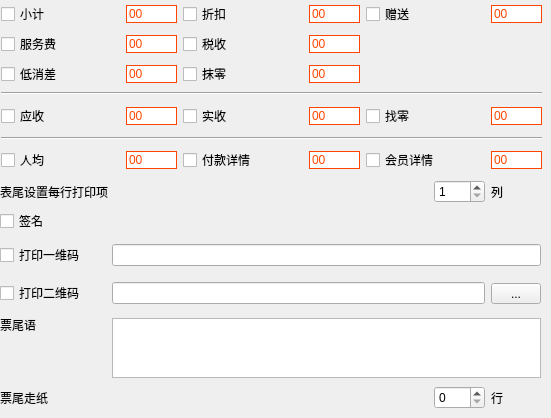
            <widget class="QWidget" name="page_3">
             <widget class="QWidget" name="layoutWidget_5">
              <property name="geometry">
               <rect>
                <x>0</x>
                <y>180</y>
                <width>541</width>
                <height>229</height>
               </rect>
              </property>
              <layout class="QGridLayout" name="gridLayout_21">
               <item row="2" column="1" rowspan="2" colspan="5">
                <widget class="QLineEdit" name="bp_fmt_end_bc">
                 <property name="styleSheet">
                  <string notr="true"/>
                 </property>
                </widget>
               </item>
               <item row="6" column="1" rowspan="4" colspan="5">
                <widget class="QTextEdit" name="bp_fmt_end_desc">
                 <property name="minimumSize">
                  <size>
                   <width>0</width>
                   <height>60</height>
                  </size>
                 </property>
                 <property name="maximumSize">
                  <size>
                   <width>16777215</width>
                   <height>60</height>
                  </size>
                 </property>
                </widget>
               </item>
               <item row="0" column="5">
                <widget class="QLabel" name="label_4">
                 <property name="text">
                  <string>列</string>
                 </property>
                </widget>
               </item>
               <item row="0" column="4">
                <widget class="QSpinBox" name="bp_fmt_offcols">
                 <property name="minimumSize">
                  <size>
                   <width>51</width>
                   <height>0</height>
                  </size>
                 </property>
                 <property name="maximumSize">
                  <size>
                   <width>51</width>
                   <height>16777215</height>
                  </size>
                 </property>
                 <property name="minimum">
                  <number>1</number>
                 </property>
                 <property name="maximum">
                  <number>3</number>
                 </property>
                </widget>
               </item>
               <item row="1" column="0" colspan="5">
                <widget class="QCheckBox" name="bp_fmt_underwrite">
                 <property name="styleSheet">
                  <string notr="true"/>
                 </property>
                 <property name="text">
                  <string>签名</string>
                 </property>
                </widget>
               </item>
               <item row="6" column="0" rowspan="4">
                <widget class="QLabel" name="label_88">
                 <property name="text">
                  <string>票尾语</string>
                 </property>
                 <property name="alignment">
                  <set>Qt::AlignLeading|Qt::AlignLeft|Qt::AlignTop</set>
                 </property>
                </widget>
               </item>
               <item row="10" column="4">
                <widget class="QSpinBox" name="bp_fmt_tail_block">
                 <property name="minimumSize">
                  <size>
                   <width>51</width>
                   <height>0</height>
                  </size>
                 </property>
                 <property name="maximumSize">
                  <size>
                   <width>51</width>
                   <height>16777215</height>
                  </size>
                 </property>
                </widget>
               </item>
               <item row="10" column="0" colspan="4">
                <widget class="QLabel" name="label_85">
                 <property name="text">
                  <string>票尾走纸</string>
                 </property>
                </widget>
               </item>
               <item row="0" column="0" colspan="4">
                <widget class="QLabel" name="label_141">
                 <property name="text">
                  <string>表尾设置每行打印项</string>
                 </property>
                </widget>
               </item>
               <item row="2" column="0" rowspan="2">
                <widget class="QCheckBox" name="bp_fmt_end_bc_en">
                 <property name="styleSheet">
                  <string notr="true"/>
                 </property>
                 <property name="text">
                  <string>打印一维码</string>
                 </property>
                </widget>
               </item>
               <item row="4" column="0" rowspan="2">
                <widget class="QCheckBox" name="bp_fmt_end_rc_en">
                 <property name="styleSheet">
                  <string notr="true"/>
                 </property>
                 <property name="text">
                  <string>打印二维码</string>
                 </property>
                </widget>
               </item>
               <item row="10" column="5">
                <widget class="QLabel" name="label_5">
                 <property name="text">
                  <string>行</string>
                 </property>
                </widget>
               </item>
               <item row="4" column="1" rowspan="2" colspan="4">
                <widget class="QLineEdit" name="bp_fmt_end_rc">
                 <property name="styleSheet">
                  <string notr="true"/>
                 </property>
                </widget>
               </item>
               <item row="4" column="5" rowspan="2">
                <widget class="QToolButton" name="toolButton_rb_input">
                 <property name="sizePolicy">
                  <sizepolicy hsizetype="Fixed" vsizetype="Fixed">
                   <horstretch>0</horstretch>
                   <verstretch>0</verstretch>
                  </sizepolicy>
                 </property>
                 <property name="minimumSize">
                  <size>
                   <width>50</width>
                   <height>0</height>
                  </size>
                 </property>
                 <property name="maximumSize">
                  <size>
                   <width>50</width>
                   <height>16777215</height>
                  </size>
                 </property>
                 <property name="text">
                  <string>...</string>
                 </property>
                 <property name="outer_stylesheet" stdset="0">
                  <string>pushbutton</string>
                 </property>
                </widget>
               </item>
              </layout>
             </widget>
             <widget class="QWidget" name="layoutWidget">
              <property name="geometry">
               <rect>
                <x>1</x>
                <y>2</y>
                <width>541</width>
                <height>173</height>
               </rect>
              </property>
              <layout class="QGridLayout" name="gridLayout_3">
               <item row="0" column="0">
                <widget class="lds_checkbox_wrap" name="bp_fmt_cost">
                 <property name="text">
                  <string>小计</string>
                 </property>
                </widget>
               </item>
               <item row="0" column="1">
                <widget class="lds_lineedit" name="bp_fmt_cost_len">
                 <property name="minimumSize">
                  <size>
                   <width>51</width>
                   <height>0</height>
                  </size>
                 </property>
                 <property name="maximumSize">
                  <size>
                   <width>51</width>
                   <height>16777215</height>
                  </size>
                 </property>
                 <property name="styleSheet">
                  <string notr="true">border:1px solid orangered;color:orangered;</string>
                 </property>
                 <property name="text">
                  <string>00</string>
                 </property>
                </widget>
               </item>
               <item row="0" column="2">
                <widget class="lds_checkbox_wrap" name="bp_fmt_discount">
                 <property name="text">
                  <string>折扣</string>
                 </property>
                </widget>
               </item>
               <item row="0" column="3">
                <widget class="lds_lineedit" name="bp_fmt_discount_len">
                 <property name="minimumSize">
                  <size>
                   <width>51</width>
                   <height>0</height>
                  </size>
                 </property>
                 <property name="maximumSize">
                  <size>
                   <width>51</width>
                   <height>16777215</height>
                  </size>
                 </property>
                 <property name="styleSheet">
                  <string notr="true">border:1px solid orangered;color:orangered;</string>
                 </property>
                 <property name="text">
                  <string>00</string>
                 </property>
                </widget>
               </item>
               <item row="0" column="4">
                <widget class="lds_checkbox_wrap" name="bp_fmt_present">
                 <property name="text">
                  <string>赠送</string>
                 </property>
                </widget>
               </item>
               <item row="0" column="5">
                <widget class="lds_lineedit" name="bp_fmt_present_len">
                 <property name="minimumSize">
                  <size>
                   <width>51</width>
                   <height>0</height>
                  </size>
                 </property>
                 <property name="maximumSize">
                  <size>
                   <width>51</width>
                   <height>16777215</height>
                  </size>
                 </property>
                 <property name="styleSheet">
                  <string notr="true">border:1px solid orangered;color:orangered;</string>
                 </property>
                 <property name="text">
                  <string>00</string>
                 </property>
                </widget>
               </item>
               <item row="1" column="0">
                <widget class="lds_checkbox_wrap" name="bp_fmt_service">
                 <property name="text">
                  <string>服务费</string>
                 </property>
                </widget>
               </item>
               <item row="1" column="1">
                <widget class="lds_lineedit" name="bp_fmt_service_len">
                 <property name="minimumSize">
                  <size>
                   <width>51</width>
                   <height>0</height>
                  </size>
                 </property>
                 <property name="maximumSize">
                  <size>
                   <width>51</width>
                   <height>16777215</height>
                  </size>
                 </property>
                 <property name="styleSheet">
                  <string notr="true">border:1px solid orangered;color:orangered;</string>
                 </property>
                 <property name="text">
                  <string>00</string>
                 </property>
                </widget>
               </item>
               <item row="1" column="2">
                <widget class="lds_checkbox_wrap" name="bp_fmt_tax">
                 <property name="text">
                  <string>税收</string>
                 </property>
                </widget>
               </item>
               <item row="1" column="3">
                <widget class="lds_lineedit" name="bp_fmt_tax_len">
                 <property name="minimumSize">
                  <size>
                   <width>51</width>
                   <height>0</height>
                  </size>
                 </property>
                 <property name="maximumSize">
                  <size>
                   <width>51</width>
                   <height>16777215</height>
                  </size>
                 </property>
                 <property name="styleSheet">
                  <string notr="true">border:1px solid orangered;color:orangered;</string>
                 </property>
                 <property name="text">
                  <string>00</string>
                 </property>
                </widget>
               </item>
               <item row="2" column="0">
                <widget class="lds_checkbox_wrap" name="bp_fmt_lowcost">
                 <property name="text">
                  <string>低消差</string>
                 </property>
                </widget>
               </item>
               <item row="2" column="1">
                <widget class="lds_lineedit" name="bp_fmt_lowcost_len">
                 <property name="minimumSize">
                  <size>
                   <width>51</width>
                   <height>0</height>
                  </size>
                 </property>
                 <property name="maximumSize">
                  <size>
                   <width>51</width>
                   <height>16777215</height>
                  </size>
                 </property>
                 <property name="styleSheet">
                  <string notr="true">border:1px solid orangered;color:orangered;</string>
                 </property>
                 <property name="text">
                  <string>00</string>
                 </property>
                </widget>
               </item>
               <item row="2" column="2">
                <widget class="lds_checkbox_wrap" name="bp_fmt_blotout">
                 <property name="text">
                  <string>抹零</string>
                 </property>
                </widget>
               </item>
               <item row="2" column="3">
                <widget class="lds_lineedit" name="bp_fmt_blotout_len">
                 <property name="minimumSize">
                  <size>
                   <width>51</width>
                   <height>0</height>
                  </size>
                 </property>
                 <property name="maximumSize">
                  <size>
                   <width>51</width>
                   <height>16777215</height>
                  </size>
                 </property>
                 <property name="styleSheet">
                  <string notr="true">border:1px solid orangered;color:orangered;</string>
                 </property>
                 <property name="text">
                  <string>00</string>
                 </property>
                </widget>
               </item>
               <item row="3" column="0" colspan="6">
                <widget class="Line" name="line_17">
                 <property name="orientation">
                  <enum>Qt::Horizontal</enum>
                 </property>
                </widget>
               </item>
               <item row="4" column="0" rowspan="2">
                <widget class="lds_checkbox_wrap" name="bp_fmt_receive">
                 <property name="text">
                  <string>应收</string>
                 </property>
                </widget>
               </item>
               <item row="4" column="2" rowspan="2">
                <widget class="lds_checkbox_wrap" name="bp_fmt_cash">
                 <property name="text">
                  <string>实收</string>
                 </property>
                </widget>
               </item>
               <item row="4" column="4" rowspan="2">
                <widget class="lds_checkbox_wrap" name="bp_fmt_change">
                 <property name="text">
                  <string>找零</string>
                 </property>
                </widget>
               </item>
               <item row="6" column="0" colspan="6">
                <widget class="Line" name="line_18">
                 <property name="orientation">
                  <enum>Qt::Horizontal</enum>
                 </property>
                </widget>
               </item>
               <item row="7" column="0" rowspan="2">
                <widget class="lds_checkbox_wrap" name="bp_fmt_avg">
                 <property name="text">
                  <string>人均</string>
                 </property>
                </widget>
               </item>
               <item row="7" column="2" rowspan="2">
                <widget class="lds_checkbox_wrap" name="bp_fmt_pay_detail">
                 <property name="text">
                  <string>付款详情</string>
                 </property>
                </widget>
               </item>
               <item row="7" column="4" rowspan="2">
                <widget class="lds_checkbox_wrap" name="bp_fmt_m_detail">
                 <property name="text">
                  <string>会员详情</string>
                 </property>
                </widget>
               </item>
               <item row="4" column="1" rowspan="2">
                <widget class="lds_lineedit" name="bp_fmt_receive_len">
                 <property name="minimumSize">
                  <size>
                   <width>51</width>
                   <height>0</height>
                  </size>
                 </property>
                 <property name="maximumSize">
                  <size>
                   <width>51</width>
                   <height>16777215</height>
                  </size>
                 </property>
                 <property name="styleSheet">
                  <string notr="true">border:1px solid orangered;color:orangered;</string>
                 </property>
                 <property name="text">
                  <string>00</string>
                 </property>
                </widget>
               </item>
               <item row="4" column="3" rowspan="2">
                <widget class="lds_lineedit" name="bp_fmt_cash_len">
                 <property name="minimumSize">
                  <size>
                   <width>51</width>
                   <height>0</height>
                  </size>
                 </property>
                 <property name="maximumSize">
                  <size>
                   <width>51</width>
                   <height>16777215</height>
                  </size>
                 </property>
                 <property name="styleSheet">
                  <string notr="true">border:1px solid orangered;color:orangered;</string>
                 </property>
                 <property name="text">
                  <string>00</string>
                 </property>
                </widget>
               </item>
               <item row="7" column="3" rowspan="2">
                <widget class="lds_lineedit" name="bp_fmt_pay_detail_len">
                 <property name="minimumSize">
                  <size>
                   <width>51</width>
                   <height>0</height>
                  </size>
                 </property>
                 <property name="maximumSize">
                  <size>
                   <width>51</width>
                   <height>16777215</height>
                  </size>
                 </property>
                 <property name="styleSheet">
                  <string notr="true">border:1px solid orangered;color:orangered;</string>
                 </property>
                 <property name="text">
                  <string>00</string>
                 </property>
                </widget>
               </item>
               <item row="7" column="1" rowspan="2">
                <widget class="lds_lineedit" name="bp_fmt_avg_len">
                 <property name="minimumSize">
                  <size>
                   <width>51</width>
                   <height>0</height>
                  </size>
                 </property>
                 <property name="maximumSize">
                  <size>
                   <width>51</width>
                   <height>16777215</height>
                  </size>
                 </property>
                 <property name="styleSheet">
                  <string notr="true">border:1px solid orangered;color:orangered;</string>
                 </property>
                 <property name="text">
                  <string>00</string>
                 </property>
                </widget>
               </item>
               <item row="4" column="5" rowspan="2">
                <widget class="lds_lineedit" name="bp_fmt_change_len">
                 <property name="minimumSize">
                  <size>
                   <width>51</width>
                   <height>0</height>
                  </size>
                 </property>
                 <property name="maximumSize">
                  <size>
                   <width>51</width>
                   <height>16777215</height>
                  </size>
                 </property>
                 <property name="styleSheet">
                  <string notr="true">border:1px solid orangered;color:orangered;</string>
                 </property>
                 <property name="text">
                  <string>00</string>
                 </property>
                </widget>
               </item>
               <item row="7" column="5" rowspan="2">
                <widget class="lds_lineedit" name="bp_fmt_m_detail_len">
                 <property name="minimumSize">
                  <size>
                   <width>51</width>
                   <height>0</height>
                  </size>
                 </property>
                 <property name="maximumSize">
                  <size>
                   <width>51</width>
                   <height>16777215</height>
                  </size>
                 </property>
                 <property name="styleSheet">
                  <string notr="true">border:1px solid orangered;color:orangered;</string>
                 </property>
                 <property name="text">
                  <string>00</string>
                 </property>
                </widget>
               </item>
              </layout>
             </widget>
            </widget>
